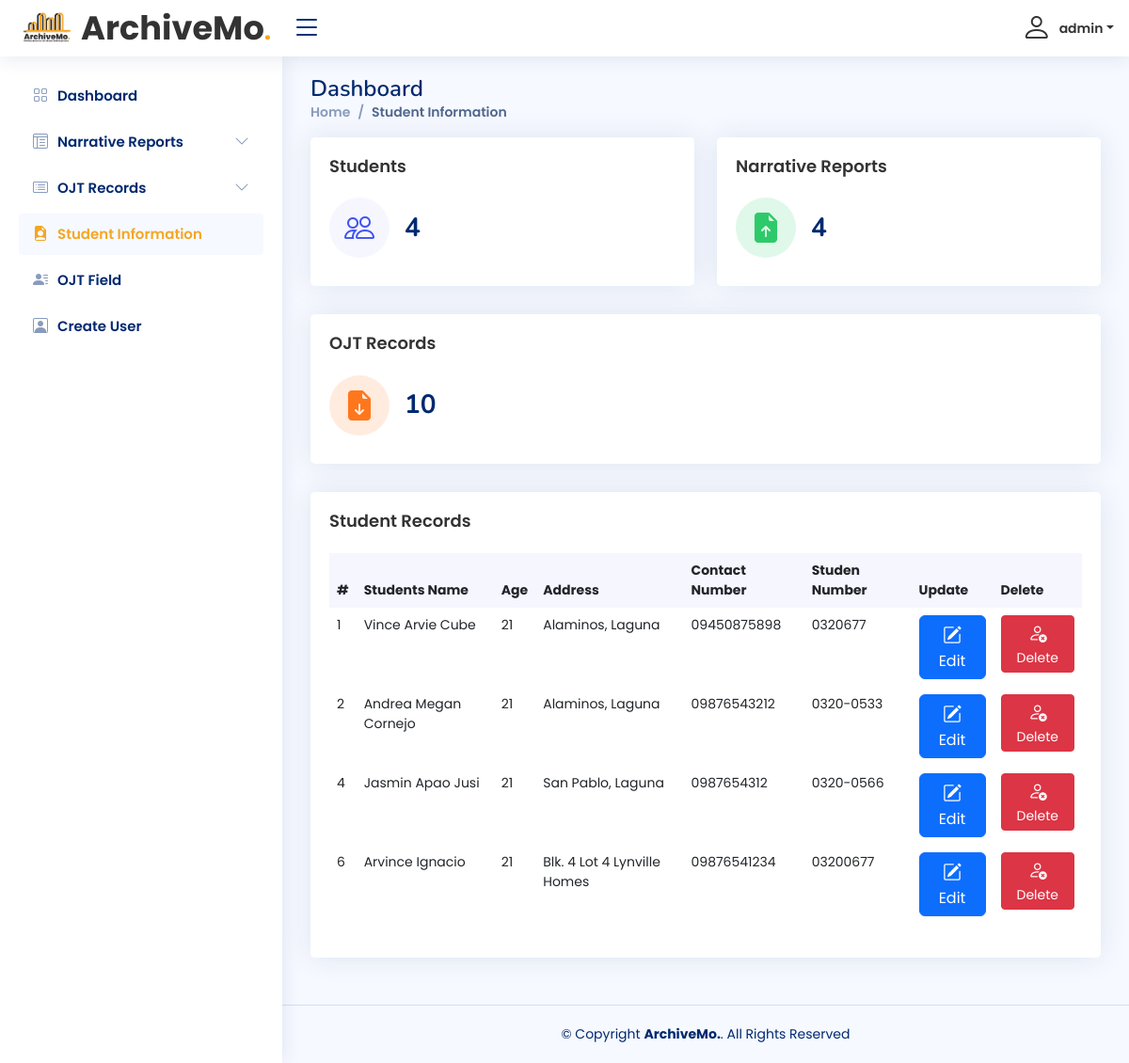
The app's page /admin/student_info.php (signed in), older data.
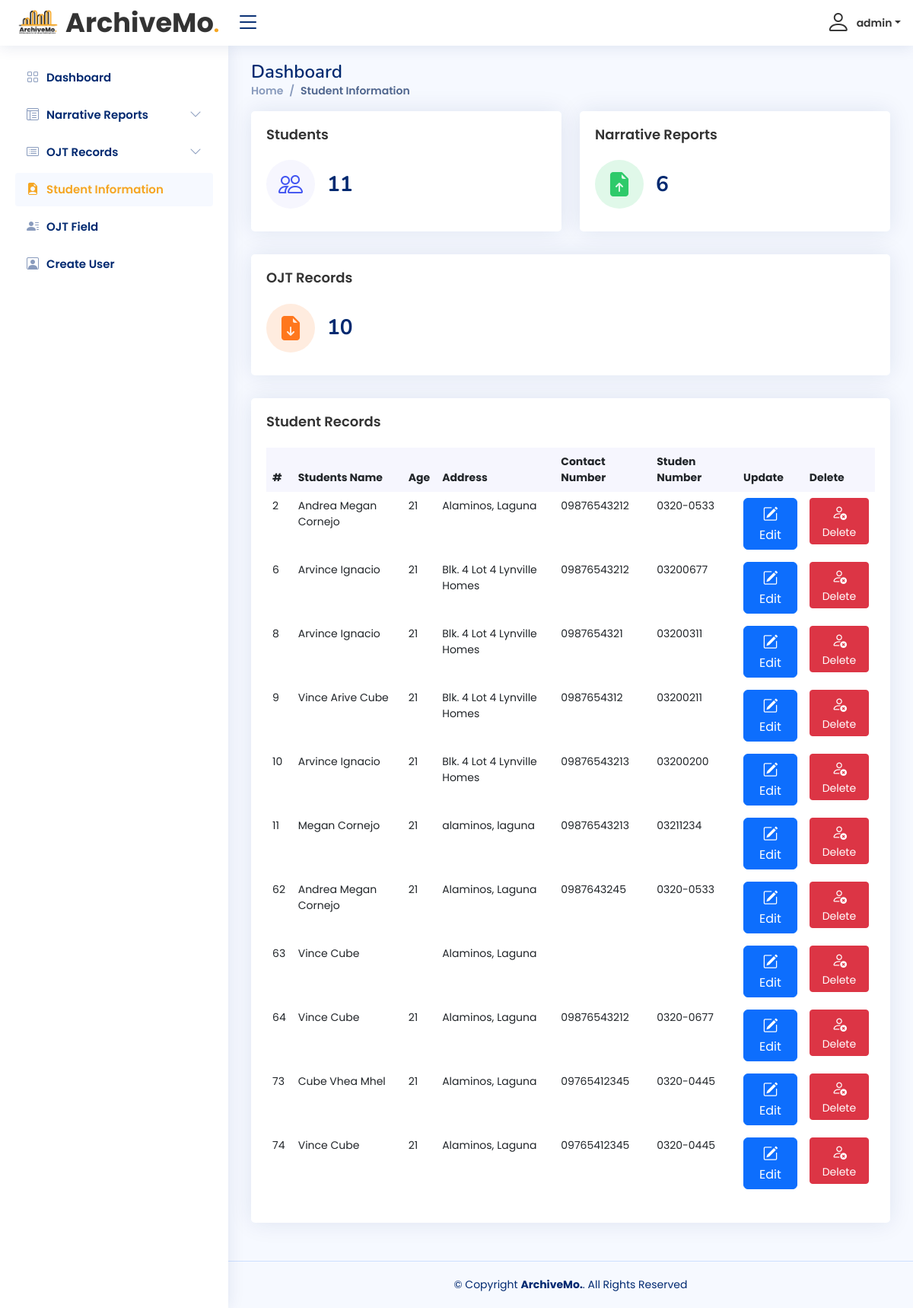
The same page, newer data.
### tables this page shows
CREATE TABLE `users` (
  `id` int(11) NOT NULL,
  `firstname` varchar(255) NOT NULL,
  `lastname` varchar(255) NOT NULL,
  `birthday` varchar(255) NOT NULL,
  `age` varchar(255) NOT NULL,
  `student_id` text NOT NULL,
  `course` varchar(255) NOT NULL,
  `specialization` varchar(255) NOT NULL,
  `address` varchar(255) NOT NULL,
  `contact` varchar(255) NOT NULL,
  `company` varchar(255) NOT NULL,
  `position` varchar(255) NOT NULL,
  `email` text NOT NULL,
  `password` varchar(255) NOT NULL,
  `profile` varchar(255) NOT NULL,
  `ver_code` text NOT NULL,
  `verified_at` datetime DEFAULT NULL
);

### admin/config.php (called while the page is built, shortened)
<?php
include 'dbconn.php';
	$count_all_users = "SELECT COUNT(*) as count FROM `users`";
    $result = mysqli_query($conn, $count_all_users);
    $row = mysqli_fetch_assoc($result);
    $total_users = $row['count'];
    $count_all_users_narrative = "SELECT COUNT(*) as count FROM `narrative`";
    $result = mysqli_query($conn, $count_all_users_narrative);
    $row = mysqli_fetch_assoc($result);
    $total_narrative = $row['count'];
?>

### admin/student_info.php (the view, shortened to what the changed rows need)
<?php
include 'dbconn.php';
?>
<!DOCTYPE html>
<html lang="en">
<head>
  <link href="assets/vendor/bootstrap/css/bootstrap.min.css" rel="stylesheet">
  <link href="assets/vendor/bootstrap-icons/bootstrap-icons.css" rel="stylesheet">
  <link href="assets/vendor/boxicons/css/boxicons.min.css" rel="stylesheet">
  <link href="assets/vendor/quill/quill.snow.css" rel="stylesheet">
  <link href="assets/vendor/quill/quill.bubble.css" rel="stylesheet">
  <link href="assets/vendor/remixicon/remixicon.css" rel="stylesheet">
  <link href="assets/vendor/simple-datatables/style.css" rel="stylesheet">
  <link href="assets/css/style.css" rel="stylesheet">
</head>
<body>
  <header id="header" class="header fixed-top d-flex align-items-center">
    <nav class="header-nav ms-auto">
      <ul class="d-flex align-items-center">
        <li class="nav-item dropdown pe-3">
          <a class="nav-link nav-profile d-flex align-items-center pe-0" href="#" data-bs-toggle="dropdown">
            <?php
            $email = $_SESSION['useremail'];
            $result = mysqli_query($conn, "SELECT * FROM admin WHERE username ='$email'");
            while ($row = mysqli_fetch_array($result)) {
            ?>
              <i class="bi bi-person" style="font-size: 2rem;"></i>
              <span class="d-none d-md-block dropdown-toggle ps-2"><?php echo $row["username"]; ?></span>
          </a>
            <?php
            }
            ?>
        </li>
      </ul>
    </nav>
  </header>
  <main id="main" class="main">
    <div class="pagetitle">
      <h1>Dashboard</h1>
    </div>
    <?php
    include 'config.php';
    ?>
    <section class="section dashboard">
      <div class="row">
        <div class="col-lg-13">
          <div class="row">
            <div class="col-xxl-4 col-md-6">
              <div class="card info-card sales-card">
                <div class="card-body">
                  <div class="d-flex align-items-center">
                    <div class="ps-3">
                      <h6><?php echo $total_users; ?></h6>
                    </div>
                  </div>
                </div>
              </div>
            </div>
            <div class="col-xxl-4 col-md-6">
              <div class="card info-card revenue-card">
                <div class="card-body">
                  <div class="d-flex align-items-center">
                    <div class="ps-3">
                      <h6><?php echo $total_narrative; ?></h6>
                    </div>
                  </div>
                </div>
              </div>
            </div>
            <div class="col-12">
              <div class="card recent-sales overflow-auto">
                <div class="card-body">
                  <table class="table table-borderless datatable">
                    <thead>
                      <tr>
                        <th>#</th>
                        <th>Students Name</th>
                        <th>Age</th>
                        <th>Address</th>
                        <th>Contact Number</th>
                        <th>Studen Number</th>
                        <th>Update</th>
                        <th>Delete</th>
                      </tr>
                    </thead>
                    <tbody>
                      <?php
                      $result = mysqli_query($conn, "SELECT * FROM users");
                      while ($row = mysqli_fetch_array($result)) {
                      ?>
                        <tr>
                          <td scope="row"><?php echo $row["id"]; ?></td>
                          <td><?php echo $row["firstname"] . " " . $row["lastname"]; ?></td>
                          <td><?php echo $row["age"]; ?></td>
                          <td><?php echo $row["address"]; ?></td>
                          <td><?php echo $row["contact"]; ?></td>
                          <td><?php echo $row["student_id"]; ?></td>
                          <td><button type="button" class="btn btn-primary updatebtn" data-bs-toggle="modal" data-bs-target="#editmodal<?php echo $row['id']; ?>"><i class="bi bi-pencil-square" style="font-size: 20px;"></i> Edit</button>
                          </td>
                          <td><button type="button" class="btn btn-danger btn-sm deletebtn" data-bs-toggle="modal" data-bs-target="#deletemodal<?php echo $row['id']; ?>"><i class="bi bi-person-x" style="font-size: 20px;"></i> Delete</button>
                          </td>
                        </tr>
                      <?php
                      }
                      ?>
                    </tbody>
                  </table>
                </div>
              </div>
            </div>
          </div>
        </div>
      </div>
    </section>
  </main>
</body>
</html>

Row changes from the older to the newer data that the page shows:
removed users: id "1", firstname "Vince Arvie", lastname "Cube", age "21", address "Alaminos, Laguna", contact "09450875898", student "0320677"
removed users: id "4", firstname "Jasmin", lastname "Apao Jusi", age "21", address "San Pablo, Laguna", contact "0987654312", student "0320-0566"
changed users id 6: contact "09876541234" → "09876543212"
added users: id "8", firstname "Arvince", lastname "Ignacio", age "21", address "Blk. 4 Lot 4 Lynville Homes", contact "0987654321", student "03200311"
added users: id "9", firstname "Vince Arive", lastname "Cube", age "21", address "Blk. 4 Lot 4 Lynville Homes", contact "0987654312", student "03200211"
added users: id "10", firstname "Arvince", lastname "Ignacio", age "21", address "Blk. 4 Lot 4 Lynville Homes", contact "09876543213", student "03200200"
added users: id "11", firstname "Megan", lastname "Cornejo", age "21", address "alaminos, laguna", contact "09876543213", student "03211234"
added users: id "62", firstname "Andrea Megan", lastname "Cornejo", age "21", address "Alaminos, Laguna", contact "0987643245", student "0320-0533"
added users: id "63", firstname "Vince", lastname "Cube", address "Alaminos, Laguna"
added users: id "64", firstname "Vince", lastname "Cube", age "21", address "Alaminos, Laguna", contact "09876543212", student "0320-0677"
added users: id "73", firstname "Cube", lastname "Vhea Mhel", age "21", address "Alaminos, Laguna", contact "09765412345", student "0320-0445"
added users: id "74", firstname "Vince", lastname "Cube", age "21", address "Alaminos, Laguna", contact "09765412345", student "0320-0445"
Text that changed along with them:
$total_users: "4" → "11"
$total_narrative: "4" → "6"
